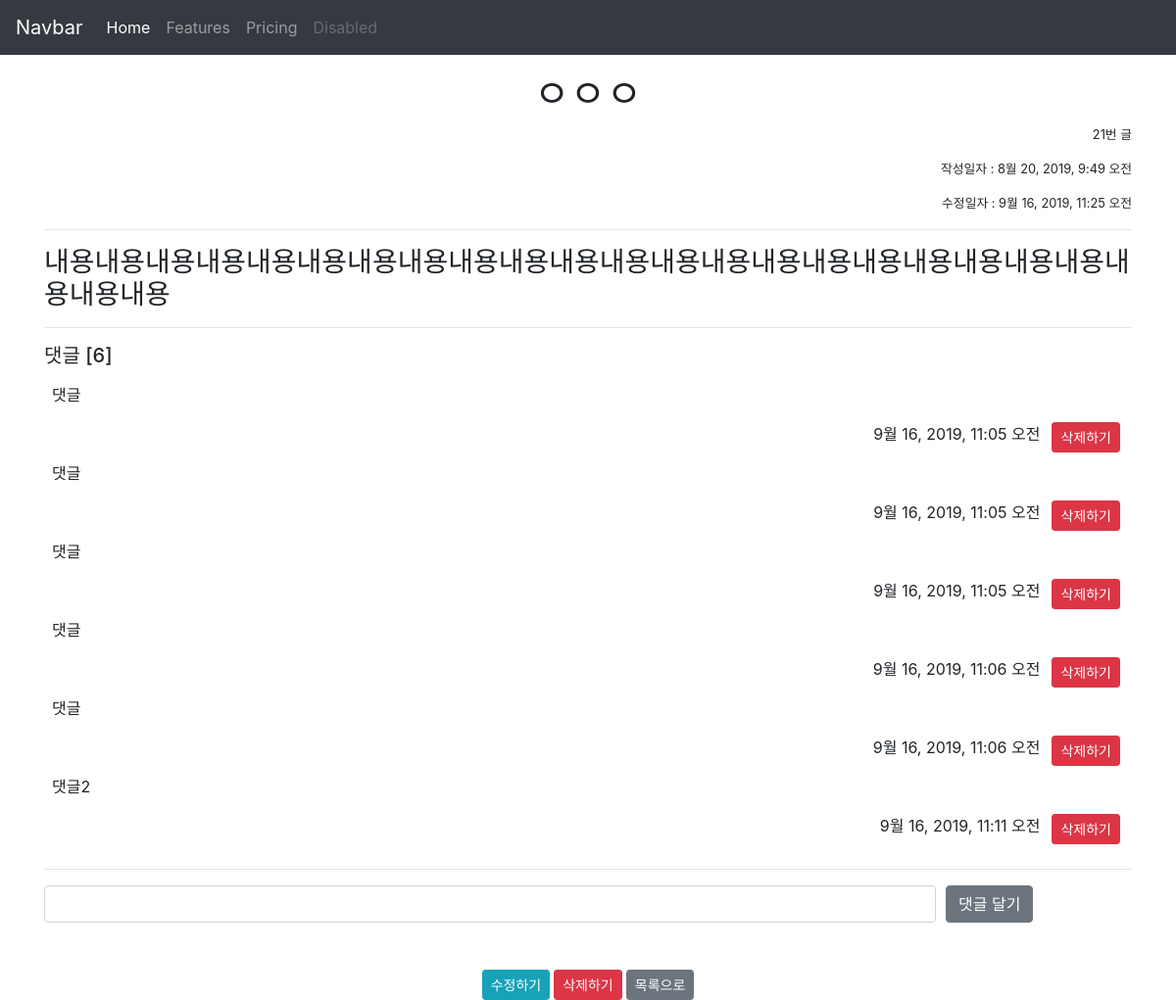
Before: /articles/21/ with the older database file.
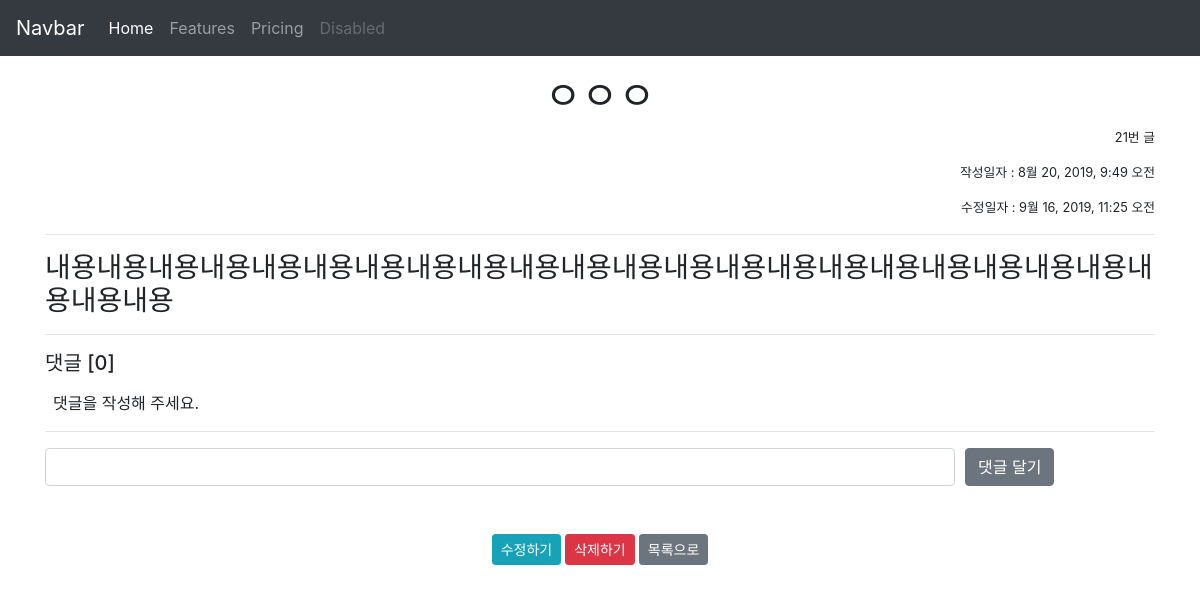
After: the same page with the newer database file.
### articles/models.py (models this page shows, shortened)
class Article(models.Model):
    title = models.CharField(max_length=10)
    content = models.TextField()
    created_at = models.DateTimeField(auto_now_add=True)
    updated_at = models.DateTimeField(auto_now=True)

class Comment(models.Model):
    content = models.CharField(max_length=140)
    created_at = models.DateTimeField(auto_now_add=True)
    article = models.ForeignKey(Article, on_delete=models.CASCADE)

### articles/views.py (the view)
# urls.py: path('<int:article_pk>/',views.detail, name='detail'),
def detail(request, article_pk):
    article = Article.objects.get(pk=article_pk)
    comments = article.comment_set.all()
    context = {
        'article': article,
        'comments': comments,
    }
    return render(request, 'articles/detail.html', context)

### articles/templates/articles/detail.html (shortened to what this page needs)
{% extends 'articles/base.html' %}
{% block body %}
  <h1 class='text-center mt-3'>{{ article.title }}</h1>
  <p class="text-right" style="font-size:0.8rem" class='id'>{{ article.id }}번 글</p>
  <p class="text-right" style="font-size:0.8rem">작성일자 : {{ article.created_at }}</p>
  <p class="text-right" style="font-size:0.8rem">수정일자 : {{ article.updated_at }}</p>
  <hr>
  <h3 class="my-3">{{ article.content }}</h3>
  <hr>
  <h5>댓글 [{{comments.count}}]</h5>
  <div class="m-2 mt-3">
  {% for comment in comments %}
  <p>{{comment.content}}</p>
  <div class="d-flex justify-content-end">
  <p class="d-inline mr-2">{{comment.created_at}}</p>
  <form class="mx-1 d-inline-block" action="{% url 'articles:comment_delete' article.pk comment.pk %}" method="POST" onclick="return confirm('삭제하시겠습니까?')">
    <input class="btn btn-danger btn-sm" type="submit" value="삭제하기">
  </form>
  </div>
  {% empty %}
    <p>댓글을 작성해 주세요.</p>
  {% endfor %}
  </div>
  <hr>
  <form class="mb-3 mr-3" action="{% url 'articles:comment_create' article.pk %}" method="POST">
    <div class="form-row">
    <div class="col-10">
      <input class="form-control" type="text" name='comment'>
    </div>
    <div  class="col-2">
      <input class="btn btn-secondary" type="submit" value="댓글 달기">
    </div>
  </div>
  </form>
  <div class="d-flex justify-content-center mt-5">
  <a class="btn btn-info btn-sm" href="{% url 'articles:update' article.pk %}">수정하기</a>
  <form class="mx-1 d-inline-block" action="{% url 'articles:delete' article.pk %}" method="POST" onclick="return confirm('삭제하시겠습니까?')">
    <input class="btn btn-danger btn-sm" type="submit" value="삭제하기">
    </form>
  <a class="btn btn-secondary btn-sm" href="{% url 'articles:index' %}">목록으로</a>
  </div>
{% endblock %}

Changed rows visible on the page:
removed Comment: content "댓글", created_at "9월 16, 2019, 11:05 오전"
removed Comment: content "댓글", created_at "9월 16, 2019, 11:05 오전"
removed Comment: content "댓글", created_at "9월 16, 2019, 11:05 오전"
removed Comment: content "댓글", created_at "9월 16, 2019, 11:06 오전"
removed Comment: content "댓글", created_at "9월 16, 2019, 11:06 오전"
removed Comment: content "댓글2", created_at "9월 16, 2019, 11:11 오전"
computed for Article "ㅇㅇㅇ": count "6" → "0"
Other visible differences:
text now shown: "댓글을 작성해 주세요."
